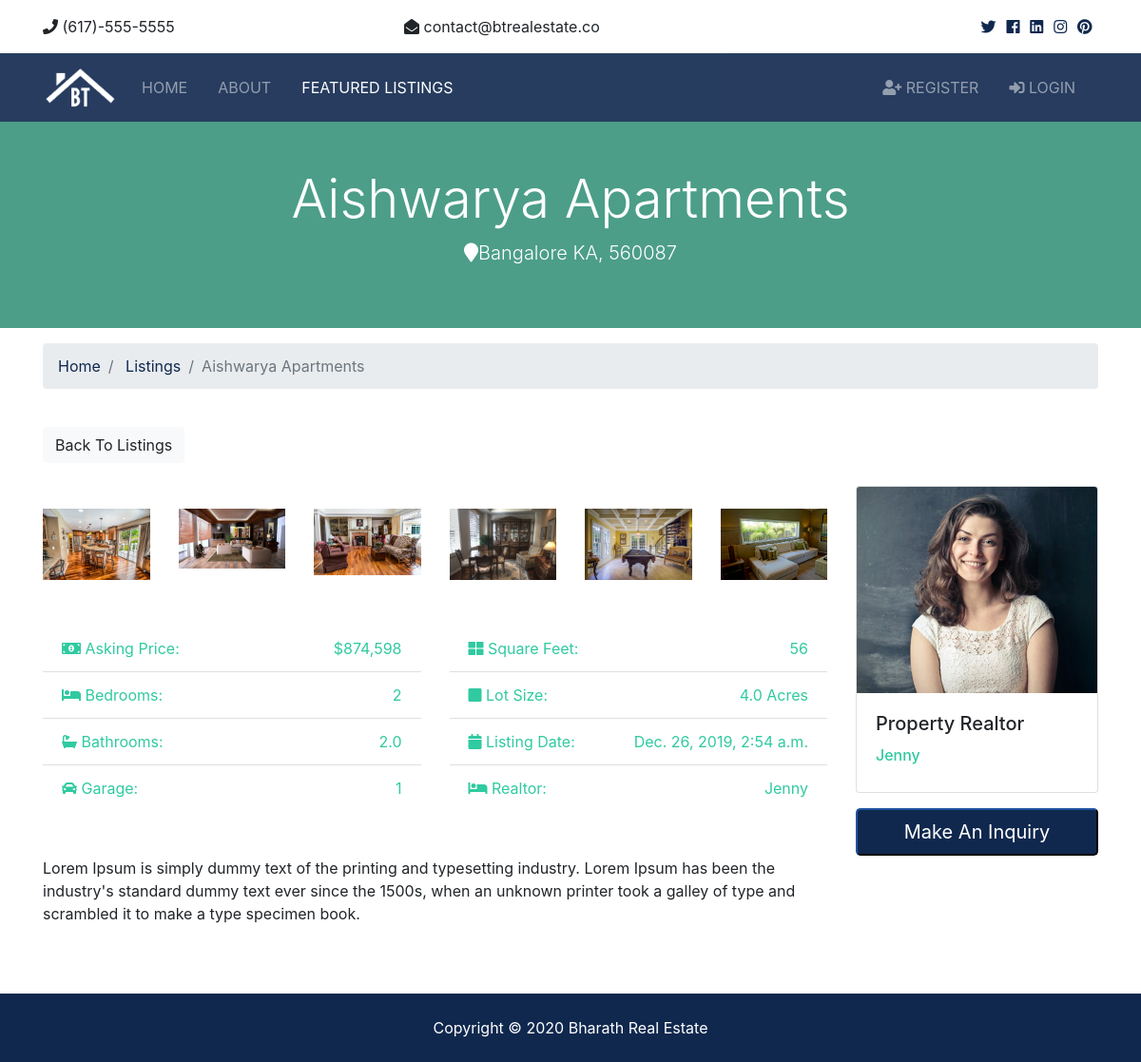
Before: /listings/6 with the older database file.
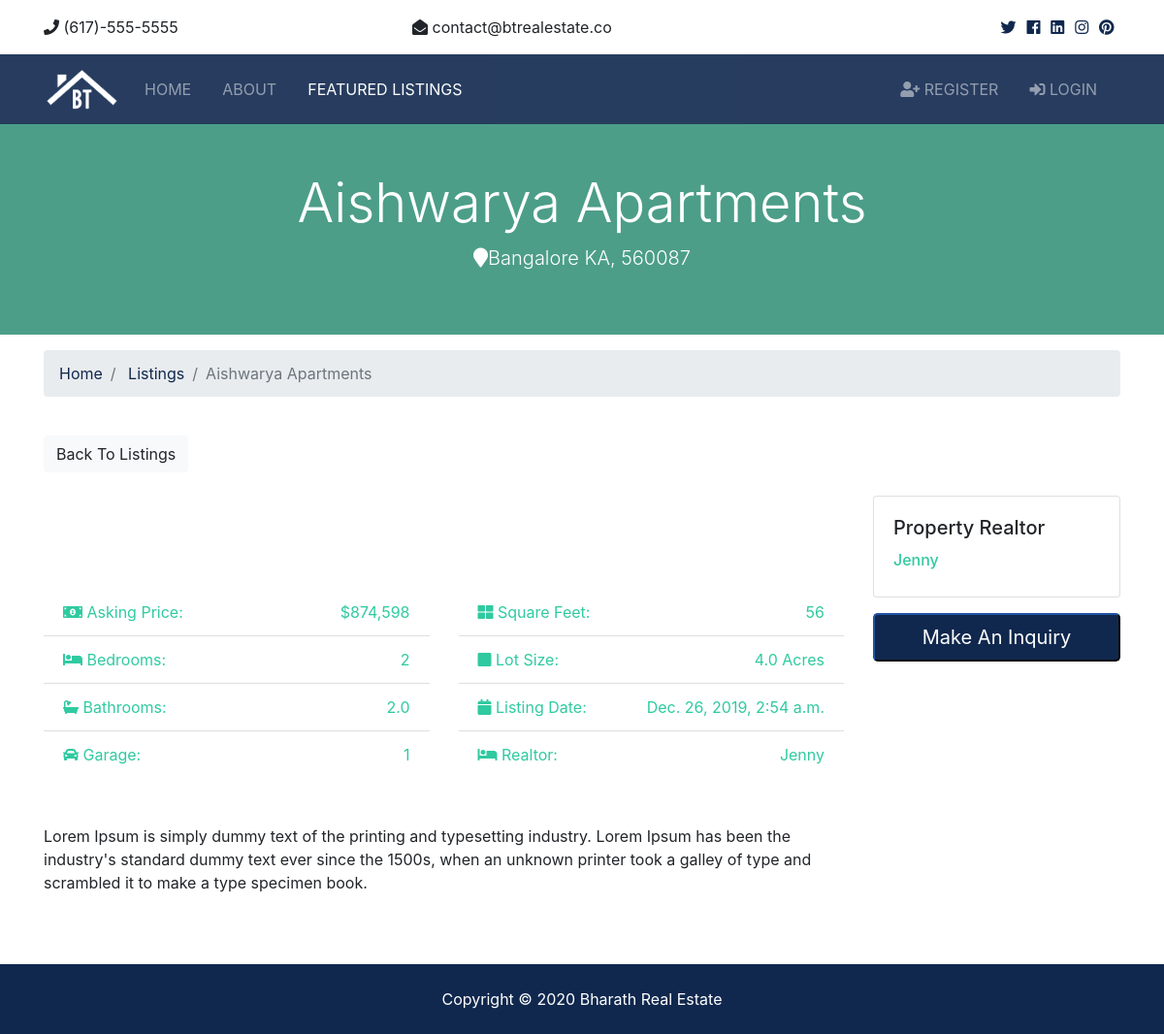
After: the same page with the newer database file.
### listings/models.py (models this page shows, shortened)
class Listing(models.Model):
    realtor = models.ForeignKey(Realtor, on_delete=models.DO_NOTHING)
    title = models.CharField(max_length=200)
    address = models.CharField(max_length=200)
    city = models.CharField(max_length=100)
    state = models.CharField(max_length=100)
    zipcode = models.CharField(max_length=20)
    description = models.TextField(blank=True)
    price = models.IntegerField()
    bedrooms = models.IntegerField()
    bathrooms = models.DecimalField(max_digits=2, decimal_places=1)
    garage = models.IntegerField(default=0)
    sqft = models.IntegerField()
    lot_size = models.DecimalField(max_digits=5, decimal_places=1)
    photo_main = models.ImageField(
        default='logo.png', null=True, blank=True)
    photo_1 = models.ImageField(
        default='logo.png', null=True, blank=True)
    photo_2 = models.ImageField(
        default='logo.png', null=True, blank=True)
    photo_3 = models.ImageField(
        default='logo.png', null=True, blank=True)
    photo_4 = models.ImageField(
        default='logo.png', null=True, blank=True)
    photo_5 = models.ImageField(
        default='logo.png', null=True, blank=True)
    photo_6 = models.ImageField(
        default='logo.png', null=True, blank=True)
    is_published = models.BooleanField(default=True)
    list_date = models.DateTimeField(default=datetime.now, blank=True)

### realtors/models.py (models this page shows)
class Realtor(models.Model):
    name = models.CharField(max_length=200)
    photo = models.ImageField(
        default='logo.png', null=True, blank=True)
    description = models.TextField(blank=True)
    phone = models.CharField(max_length=20)
    email = models.CharField(max_length=50)
    is_mvp = models.BooleanField(default=False)
    hire_date = models.DateTimeField(default=datetime.now, blank=True)
    def __str__(self):
        return self.name

### listings/views.py (the view)
# urls.py: path('<int:listing_id>', views.listing, name='listing'),
def listing(request, listing_id):
    listing = get_object_or_404(Listing, pk=listing_id)
    context = {
        'listing': listing
    }
    return render(request, 'listings/listing.html', context)

### templates/listings/listing.html (shortened to what the changed rows need)
{% extends 'base.html' %}
{% load humanize %}
{% block content %}
<section id="showcase-inner" class="py-5 text-white">
    <div class="container">
        <div class="row text-center">
            <div class="col-md-12">
                <h1 class="display-4">{{ listing.title }}</h1>
                <p class="lead">
                    <i class="fas fa-map-marker"></i>{{ listing.city }} {{ listing.state }},
                    {{ listing.zipcode }}</p>
            </div>
        </div>
    </div>
</section>
<section id="bc" class="mt-3">
    <div class="container">
        <nav>
            <ol class="breadcrumb">
                <li class="breadcrumb-item">
                    <a href="{% url 'index' %}">Home</a>
                </li>
                <li class="breadcrumb-item">
                    <a href="{% url 'listings' %}">Listings</a>
                </li>
                <li class="breadcrumb-item active">{{ listing.title }}</li>
            </ol>
        </nav>
    </div>
</section>
<section id="listing" class="py-4">
    <div class="container">
        <div class="row">
            <div class="col-md-9">
                <div class="row mb-5 thumbs">
                    {% if listing.photo_1 %}
                    <div class="col-md-2">
                        <a href="{{ listing.photo_1.url }}" data-lightbox="home-images">
                            <img src="{{ listing.photo_1.url }}" alt="" class="img-fluid">
                        </a>
                    </div>
                    {% endif %}
                    {% if listing.photo_2 %}
                    <div class="col-md-2">
                        <a href="{{ listing.photo_2.url }}" data-lightbox="home-images">
                            <img src="{{ listing.photo_2.url }}" alt="" class="img-fluid">
                        </a>
                    </div>
                    {% endif %}
                    {% if listing.photo_3 %}
                    <div class="col-md-2">
                        <a href="{{ listing.photo_3.url }}" data-lightbox="home-images">
                            <img src="{{ listing.photo_3.url }}" alt="" class="img-fluid">
                        </a>
                    </div>
                    {% endif %}
                    {% if listing.photo_4 %}
                    <div class="col-md-2">
                        <a href="{{ listing.photo_4.url }}" data-lightbox="home-images">
                            <img src="{{ listing.photo_4.url }}" alt="" class="img-fluid">
                        </a>
                    </div>
                    {% endif %}
                    {% if listing.photo_5 %}
                    <div class="col-md-2">
                        <a href="{{ listing.photo_5.url }}" data-lightbox="home-images">
                            <img src="{{ listing.photo_5.url }}" alt="" class="img-fluid">
                        </a>
                    </div>
                    {% endif %}
                    {% if listing.photo_6 %}
                    <div class="col-md-2">
                        <a href="{{ listing.photo_6.url }}" data-lightbox="home-images">
                            <img src="{{ listing.photo_6.url }}" alt="" class="img-fluid">
                        </a>
                    </div>
                    {% endif %}
                </div>
                <div class="row mb-5 fields">
                    <div class="col-md-6">
                        <ul class="list-group list-group-flush">
                            <li class="list-group-item text-secondary">
                                <i class="fas fa-money-bill-alt"></i> Asking Price:
                                <span class="float-right">${{ listing.price | intcomma}}</span>
                            </li>
                            <li class="list-group-item text-secondary">
                                <i class="fas fa-bed"></i> Bedrooms:
                                <span class="float-right">{{ listing.bedrooms}}</span>
                            </li>
                            <li class="list-group-item text-secondary">
                                <i class="fas fa-bath"></i> Bathrooms:
                                <span class="float-right">{{ listing.bathrooms}}</span>
                            </li>
                            <li class="list-group-item text-secondary">
                                <i class="fas fa-car"></i> Garage:
                                <span class="float-right">{{ listing.garage}}
                                </span>
                            </li>
                        </ul>
                    </div>
                    <div class="col-md-6">
                        <ul class="list-group list-group-flush">
                            <li class="list-group-item text-secondary">
                                <i class="fas fa-th-large"></i> Square Feet:
                                <span class="float-right">{{ listing.sqft}}</span>
                            </li>
                            <li class="list-group-item text-secondary">
                                <i class="fas fa-square"></i> Lot Size:
                                <span class="float-right">{{ listing.lot_size}} Acres
                                </span>
                            </li>
                            <li class="list-group-item text-secondary">
                                <i class="fas fa-calendar"></i> Listing Date:
                                <span class="float-right">{{ listing.list_date}}</span>
                            </li>
                            <li class="list-group-item text-secondary">
                                <i class="fas fa-bed"></i> Realtor:
                                <span class="float-right">{{ listing.realtor}}
                                </span>
                            </li>
                        </ul>
                    </div>
                </div>
                <div class="row mb-5">
                    <div class="col-md-12">
                        {{ listing.description }}
                    </div>
                </div>
            </div>
            <div class="col-md-3">
                <div class="card mb-3">
                    <img class="card-img-top" src="{{ listing.realtor.photo.url }}" alt="">
                    <div class="card-body">
                        <h5 class="card-title">Property Realtor</h5>
                        <h6 class="text-secondary">{{ listing.realtor }}</h6>
                    </div>
                </div>
            </div>
        </div>
    </div>
</section>
{% endblock content %}

Changed rows visible on the page:
changed Listing "Aishwarya Apartments": photo_1: picture removed; photo_2: picture removed; photo_3: picture removed; photo_4: picture removed; photo_5: picture removed; photo_6: picture removed; realtor.photo: picture removed
